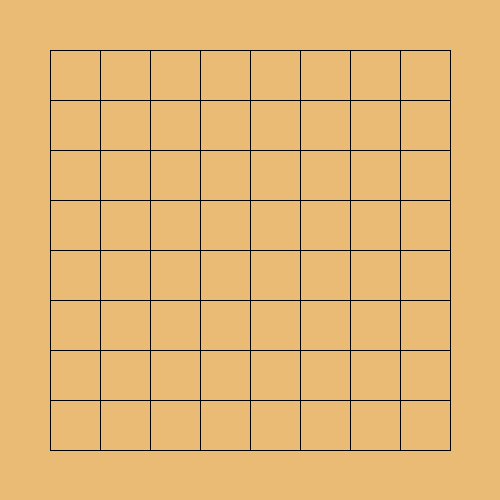
Frame 1 (no input)
Frame 60 (the mouse pressed at the canvas centre just before this capture): identical to frame 1, image omitted
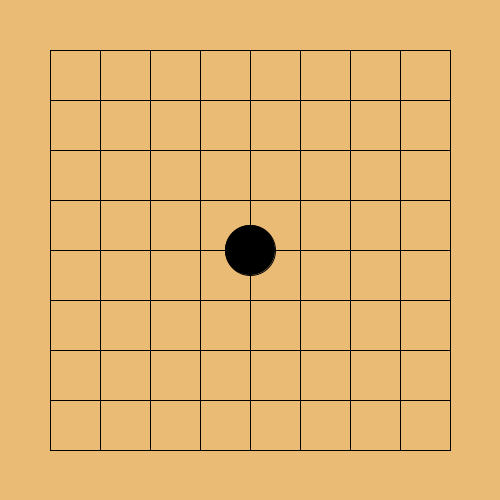
Frame 120 (the mouse held since frame 60 and released just before this capture)

The Processing sketch that drew these frames (run headless with seeded random() and noise(); from frame 60 on, the mouse is pressed at the canvas centre):

// Processing sketch: week04_go
// ── week04_go.pde
void setup(){
 size(500,500); 
}
int [][] go={
  {0,0,0,0,0,0,0,0,0}, 
  {0,0,0,0,0,0,0,0,0}, 
  {0,0,0,0,0,0,0,0,0}, 
  {0,0,0,0,0,0,0,0,0}, 
  {0,0,0,0,0,0,0,0,0}, 
  {0,0,0,0,0,0,0,0,0}, 
  {0,0,0,0,0,0,0,0,0}, 
  {0,0,0,0,0,0,0,0,0}, 
  {0,0,0,0,0,0,0,0,0}, 
};///建立9*9的陣列
int N=0;
void mousePressed(){
   int j = (mouseX-25)/50;//因為前面我們空了50，我們取一半(為了偵測位置)，除50就會知道現在是第幾格
   int i = (mouseY-25)/50;
   go[i][j]=(N%2==0) ? 1: 2; // 如果(N%2==0) 用1，否則2
   N++;
}
void draw(){
   background(#EABB74);
   for(int i=1;i<=9;i++){
     for(int j=1;j<=9;j++){
       line( 50 , 50*i , 450 , 50*i);//橫線
       line(50*i,   50 , 50*i, 450 );//直線
     }
   }
   for(int i=0 ; i<9 ; i++){
     for( int j=0 ; j<9 ; j++){
       if(go[i][j]==1){
         fill(0);//當讀到1時畫黑棋
         ellipse( 50+j*50 , 50+i*50 , 50, 50); 
       }
       else if(go[i][j]==2){
         fill(255);
         ellipse( 50+j*50 , 50+i*50 , 50, 50);
       }///除了1,2以外的值都不畫。
     }
   }
}
